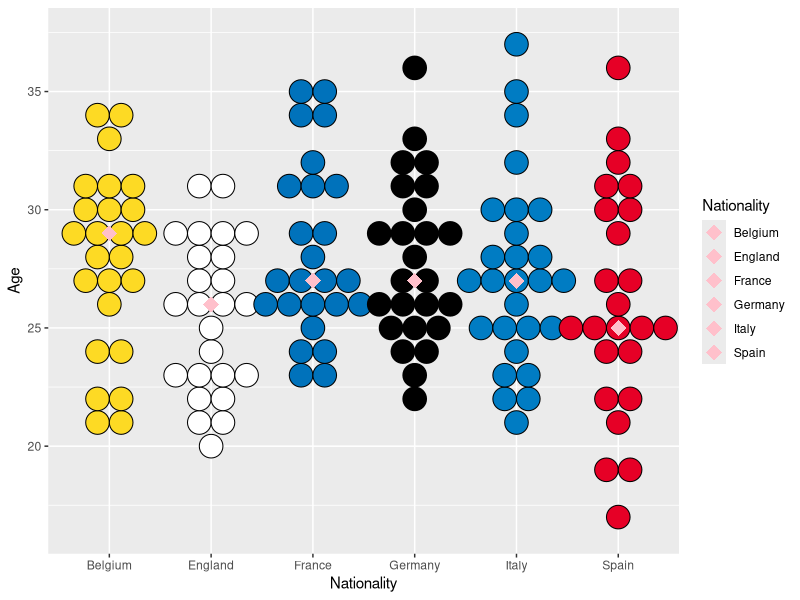
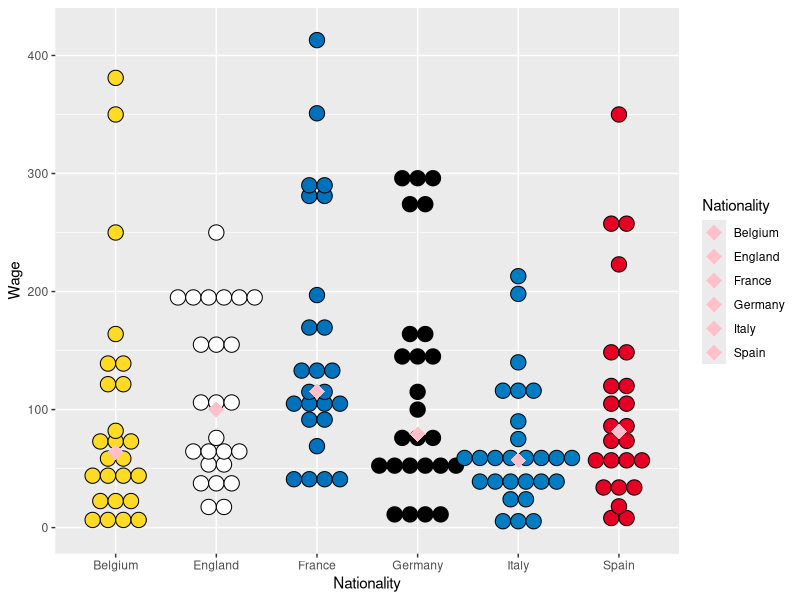
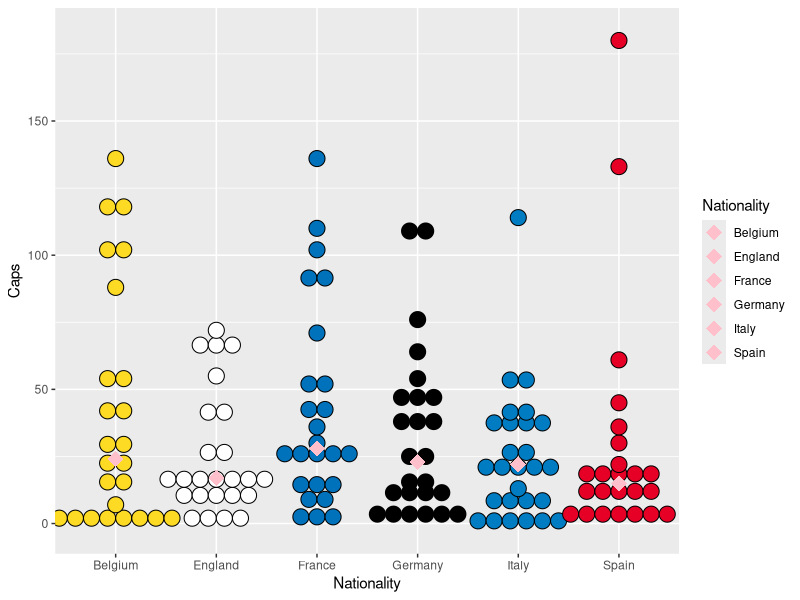
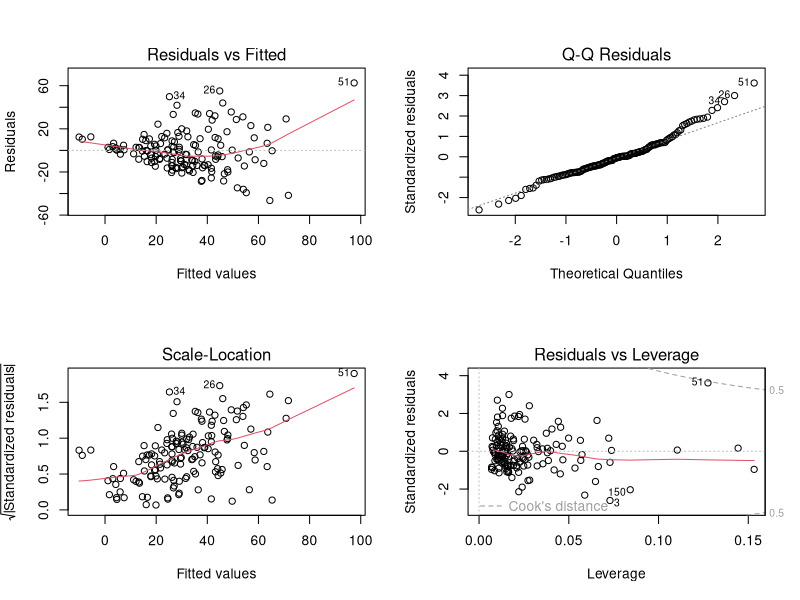
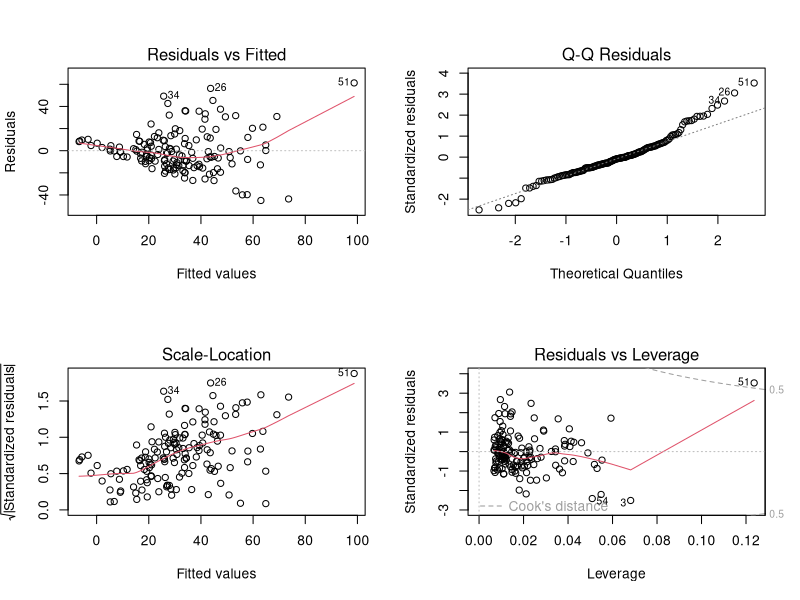
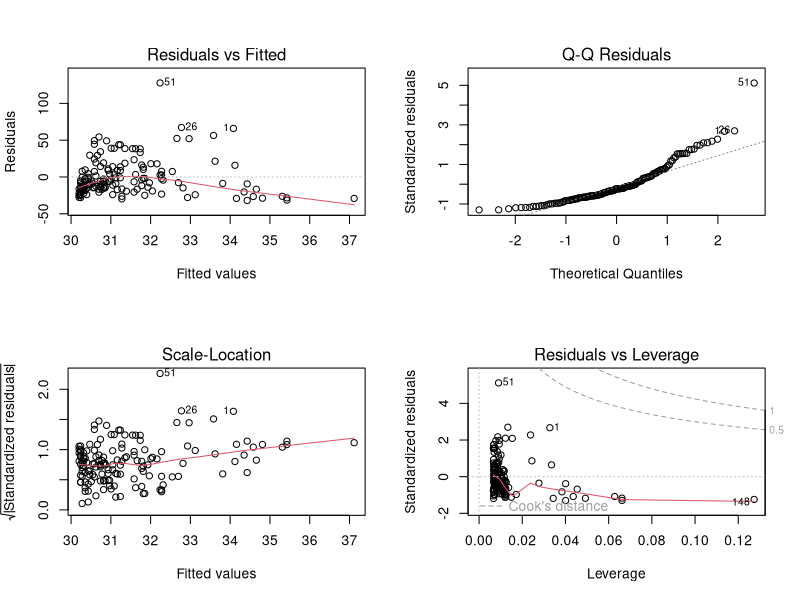
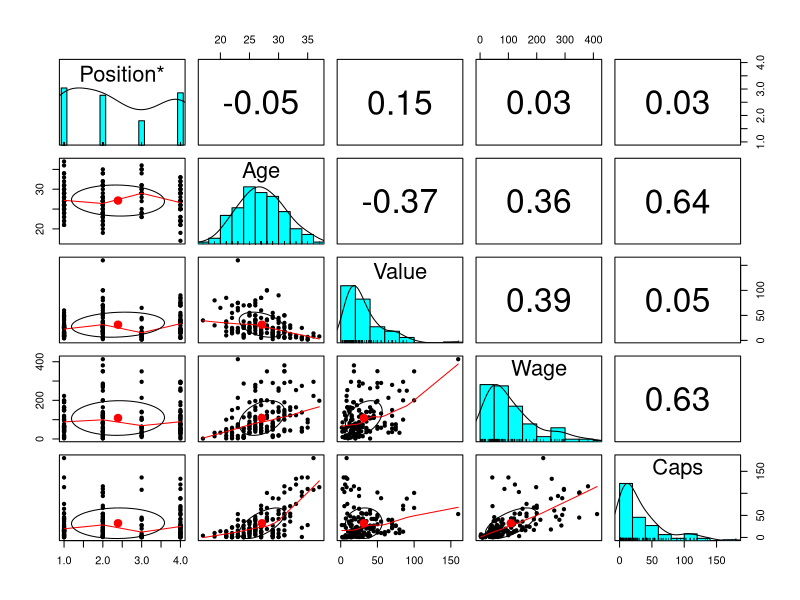

Here is the R script that generated these plots, in order:
## ---- chunk 1
knitr::opts_chunk$set(echo = TRUE)
library(tidyverse)
## ---- chunk 2
MoneyballData = read.csv("Moneyball Soccer Dataset.csv")
names(MoneyballData) = c("Players","Nationality","Club","Position","Age","Value","Wage","Caps")
attach(MoneyballData)
MoneyballData[9:13] <- list(NULL)
 MoneyballData <- MoneyballData[-c(152:183), ]
 MoneyballData <- MoneyballData %>% 
  arrange(Nationality, factor(Position, levels = c('FW', 'MF', 'DF', 'GK')))
## ---- chunk 3
# Dot Plot to see Equal Variance (value, wage and caps)

# age
plot <- ggplot(MoneyballData, aes(x=Nationality, y=Age, fill = Nationality)) + scale_fill_manual(values=c("#FDDA24", "#FFFFFF", "#0072BB", "#000000", "#007CC3", "#E60026")) +
  geom_dotplot(binaxis='y', stackdir='center', binwidth = 1) + stat_summary(fun=median, geom="point", shape=18,
                 size=5, color="pink")
plot

# wage
plot <- ggplot(MoneyballData, aes(x=Nationality, y=Wage, fill = Nationality)) + scale_fill_manual(values=c("#FDDA24", "#FFFFFF", "#0072BB", "#000000", "#007CC3", "#E60026")) +
  geom_dotplot(binaxis='y', stackdir='center', binwidth = 13) + stat_summary(fun=median, geom="point", shape=18,
                 size=5, color="pink")
plot

# caps
plot <- ggplot(MoneyballData, aes(x=Nationality, y=Caps, fill = Nationality)) + scale_fill_manual(values=c("#FDDA24", "#FFFFFF", "#0072BB", "#000000", "#007CC3", "#E60026")) +
  geom_dotplot(binaxis='y', stackdir='center', binwidth = 6) + stat_summary(fun=median, geom="point", shape=18,
                 size=5, color="pink")
plot
## ---- chunk 4
attach(MoneyballData)
modelall <- lm(Value ~ Age + Wage + Caps)
summary(modelall)
par(mfrow=c(2,2))
plot(modelall) # Pattern in residual plot (Larger variance as fitted gets larger) but residual errors have mean value of zero, Normally distributed based on Q-Q plot, Errors have constant variance based on Scale-Location. Mbappe looks like a high leverage point based on Residuals vs Leverage.
## ---- chunk 5
modelwocaps <- lm(Value ~ Age + Wage)
summary(modelwocaps)
par(mfrow=c(2,2))
plot(modelwocaps) # same conclusions as modelall
## ---- chunk 6
modelcaps <- lm(Value ~ Caps)
summary(modelcaps)
par(mfrow=c(2,2))
plot(modelcaps) # bad Residuals vs. Fitted (Pattern in residual plot (smaller variance as fitted gets larger and residual errors have mean value not zero)
## ---- chunk 7
# correlation matrix
library(psych)
pairs.panels(MoneyballData[4:8])
## ---- chunk 8
